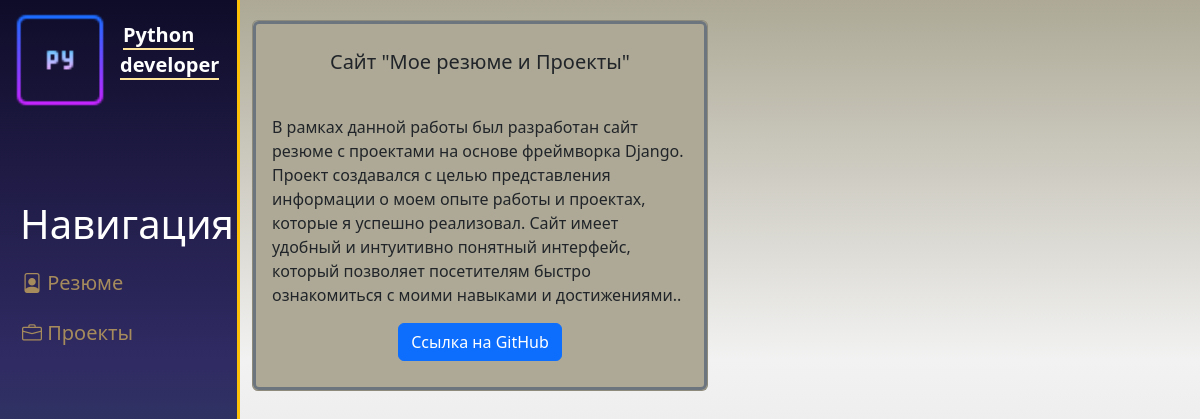
Screenshot of /project with the database file from the repository.
### project/models.py (models this page shows, shortened)
class Project(models.Model):
    title = models.CharField('Название', max_length=200)
    description = models.TextField('Описание')
    url = models.URLField('URL')
    date = models.DateTimeField('Дата Публикации')
    class Meta:
        verbose_name = 'Проект'
        verbose_name_plural = 'Проекты'

### project/views.py (the view)
# urls.py: path('', views.project_home, name='project_home'),
def project_home(request):
    project = Project.objects.all()
    return render(request, 'project/project_home.html', {'project': project})

### project/templates/project/project_home.html (shortened to what this page needs)
{% extends 'main/base.html' %}
{% block content %}
{% for el in project %}
<div class="row">
    <div class="col-sm-6 mb-3 mb-sm-0">
        <div class="card h-100" id="rowrow">
            <div
                class="card card-body border border-3 border-secondary align-items-center justify-content-center h-100">
                <h5 class="card-title">{{ el.title }}</h5>
                <p class="card-text">{{ el.description }}.</p>
                <a href="{{ el.url }}" target="_blank" class="btn btn-primary">Ссылка на GitHub</a>
            </div>
        </div>
    </div>
    {% endfor %}
    {% endblock content %}

### main/templates/main/base.html (shortened to what this page needs)
{% load static %}
<!DOCTYPE html>
<html lang="en">
<head>
    <link href="https://cdn.jsdelivr.net/npm/bootstrap@5.3.1/dist/css/bootstrap.min.css" rel="stylesheet"
>
    <link rel="stylesheet" href="{% static 'main/css/main.css' %}">
    <link rel="stylesheet" href="https://cdn.jsdelivr.net/npm/bootstrap-icons@1.10.3/font/bootstrap-icons.css">
</head>
<body>
    <aside class="border-end border-warning border-3 ">
        <img src="{% static 'main/img/python.png' %}" alt="Logo">
        <span class="logo border-bottom border-2 border-warning-subtle">Python developer</span>
        <h3>Навигация</h3>
        <ul>
            <a href="{% url 'resume' %}">
                <li><i class="bi bi-file-person"></i> Резюме</li>
            </a>
            <a href="{% url 'project_home' %}">
                <li><i class="bi bi-briefcase"></i> Проекты</li>
            </a>
        </ul>
    </aside>
    <main>
        {% block content %}
        {% endblock content %}
    </main>
</body>
</html>

### main/static/main/css/main.css (style rules this page uses)
body { background: linear-gradient(#ADA996, #F2F2F2, #DBDBDB, #EAEAEA); }
aside { float: left; background: linear-gradient(#0f0c29, #302b63, #2C5364, #ADA996); width: 20%; padding: 2, 5%; height: 135vh; color: #fff; }
aside img { width: 120px; float: left; }
aside .logo { font-size: 20px; margin-left: 3px; font-weight: bold; position: relative; top: 20px; }
aside h3 { margin-top: 140px; font-size: 40px; margin-left: 20px; }
aside ul { font-size: 20px; list-style: none; margin-left: -10px; }
aside ul li { color: #a68b5c; display: block; margin-top: 20px; transition: transform .6s ease; }
aside a { text-decoration: none; }
#rowrow { background: #ADA996; margin-top: 20px; }
.card { background: #ADA996; }

### rows the page displays
Project: title "Сайт \"Мое резюме и Проекты\"", description "В рамках данной работы был разработан сайт резюме с проектами на основе фреймворка Django. Проект создавался с целью представления информации о моем опыте работы и проектах, которые я успешно реализовал. Сайт имеет удобный и интуитивно понятный интерфейс, который позволяет посетителям быстро ознакомиться с моими навыками и достижениями."
